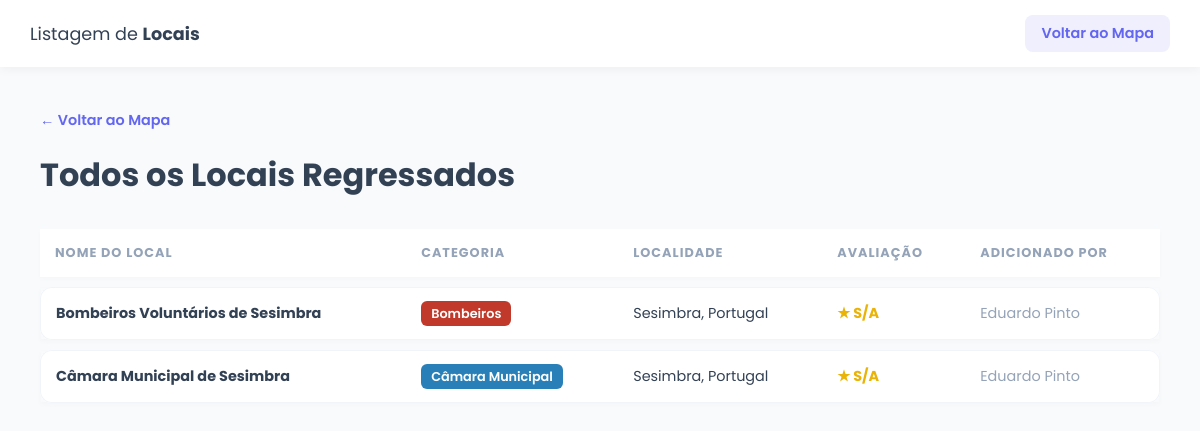
The app's page /locais_lista.php (signed in), older data.
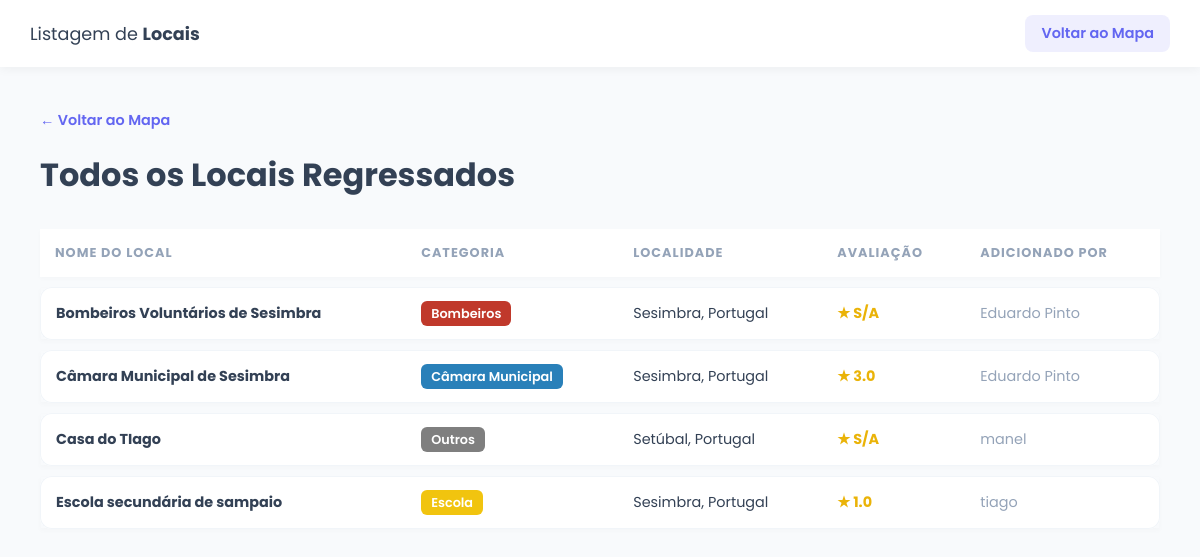
The same page, newer data.
### tables this page shows
CREATE TABLE IF NOT EXISTS `locais` (
  `id` int NOT NULL AUTO_INCREMENT,
  `nome` varchar(150) NOT NULL,
  `categoria_id` int NOT NULL,
  `criado_por` int DEFAULT NULL,
  `pais` varchar(100) NOT NULL,
  `cidade` varchar(100) NOT NULL,
  `morada` text,
  `telefone` varchar(50) DEFAULT NULL,
  `email` varchar(100) DEFAULT NULL,
  `website` varchar(150) DEFAULT NULL,
  `descricao` text,
  `latitude` decimal(10,8) NOT NULL,
  `longitude` decimal(11,8) NOT NULL,
  `criado_em` datetime DEFAULT CURRENT_TIMESTAMP,
  PRIMARY KEY (`id`),
  KEY `categoria_id` (`categoria_id`),
  KEY `criado_por` (`criado_por`)
);

CREATE TABLE IF NOT EXISTS `categorias` (
  `id` int NOT NULL AUTO_INCREMENT,
  `nome` varchar(100) NOT NULL,
  `cor` varchar(7) NOT NULL,
  `letras` varchar(3) NOT NULL,
  PRIMARY KEY (`id`),
  UNIQUE KEY `nome` (`nome`)
);

CREATE TABLE IF NOT EXISTS `utilizadores` (
  `id` int NOT NULL AUTO_INCREMENT,
  `nome` varchar(100) NOT NULL,
  `email` varchar(100) NOT NULL,
  `senha` varchar(255) NOT NULL,
  `tipo` enum('admin','normal') NOT NULL DEFAULT 'normal',
  `criado_em` datetime DEFAULT CURRENT_TIMESTAMP,
  PRIMARY KEY (`id`),
  UNIQUE KEY `email` (`email`)
);

### locais_lista.php (the view, shortened to what this page needs)
<?php
require 'db.php';
$sql = "
    SELECT
        l.*,
        c.nome AS categoria_nome,
        c.cor AS categoria_cor,
        u.nome AS utilizador_nome,
        (SELECT ROUND(AVG(classificacao), 1) FROM avaliacoes a WHERE a.local_id = l.id) AS media_estrelas
    FROM locais l
    JOIN categorias c ON l.categoria_id = c.id
    LEFT JOIN utilizadores u ON l.criado_por = u.id
    ORDER BY l.nome ASC
";
$stmt = $pdo->query($sql);
$locais = $stmt->fetchAll(PDO::FETCH_ASSOC);
?>
<!DOCTYPE html>
<html lang="pt">
<head>
    <link rel="stylesheet" href="css/mapa.css">
</head>
<body>
    <header>
        <span>Listagem de <b>Locais</b></span>
        <a href="index.php" class="btn-logout" style="background:rgba(99, 102, 241, 0.1); color:var(--primary);">Voltar
            ao Mapa</a>
    </header>
    <div class="admin-page">
        <a href="index.php" class="btn-back">← Voltar ao Mapa</a>
        <div style="display:flex; justify-content: space-between; align-items: center;">
            <h1 style="margin:0;">Todos os Locais Regressados</h1>
        </div>
        <table class="data-table">
            <thead>
                <tr>
                    <th>Nome do Local</th>
                    <th>Categoria</th>
                    <th>Localidade</th>
                    <th>Avaliação</th>
                    <th>Adicionado Por</th>
                </tr>
            </thead>
            <tbody>
                <?php foreach ($locais as $l): ?>
                    <tr>
                        <td><b>
                                <?= htmlspecialchars($l['nome']) ?>
                            </b></td>
                        <td>
                            <span class="badge" style="background: <?= htmlspecialchars($l['categoria_cor']) ?>">
                                <?= htmlspecialchars($l['categoria_nome']) ?>
                            </span>
                        </td>
                        <td>
                            <?= htmlspecialchars($l['cidade']) ?>,
                            <?= htmlspecialchars($l['pais']) ?>
                        </td>
                        <td>
                            <span style="color:#eab308; font-weight:bold;">
                                ★
                                <?= $l['media_estrelas'] ? $l['media_estrelas'] : 'S/A' ?>
                            </span>
                        </td>
                        <td style="color: var(--text-light);">
                            <?= htmlspecialchars($l['utilizador_nome'] ?? 'Sistema') ?>
                        </td>
                    </tr>
                <?php endforeach; ?>
            </tbody>
        </table>
    </div>
</body>
</html>

### css/mapa.css (style rules this page uses)
:root { --primary: #6366f1; --primary-hover: #4f46e5; --bg-dark: #0f172a; --bg-light: #f8fafc; --glass-bg: rgba(255, 255, 255, 0.85); --glass-border: rgba(255, 255, 255, 0.4); --glass-shadow: 0 8px 32px 0 rgba(31, 38, 135, 0.15); --text-main: #334155; --text-light: #94a3b8; }
body { margin: 0; padding: 0; font-family: 'Poppins', sans-serif; background-color: var(--bg-light); color: var(--text-main); display: flex; flex-direction: column; height: 100vh; overflow: hidden; }
header { background: white; padding: 15px 30px; display: flex; justify-content: space-between; align-items: center; box-shadow: 0 2px 10px rgba(0, 0, 0, 0.05); z-index: 1000; }
header span { font-size: 1.1rem; color: var(--text-main); }
.btn-logout { background: rgba(244, 63, 94, 0.1); color: #e11d48; text-decoration: none; padding: 8px 16px; border-radius: 8px; font-weight: 600; font-size: 0.9rem; transition: all 0.2s; }

### locais_lista.php (style rules this page uses)
.admin-page { padding: 40px; overflow-y: auto; flex: 1; }
.data-table { width: 100%; border-collapse: separate; border-spacing: 0 10px; margin-top: 20px; }
.data-table th { text-align: left; padding: 15px; color: var(--text-light); text-transform: uppercase; font-size: 0.8rem; letter-spacing: 1px; }
.data-table tr { background: white; box-shadow: 0 2px 5px rgba(0, 0, 0, 0.02); transition: transform 0.2s; }
.data-table td { padding: 15px; border-top: 1px solid #f1f5f9; border-bottom: 1px solid #f1f5f9; font-size: 0.9rem; }
.data-table td:first-child { border-left: 1px solid #f1f5f9; border-top-left-radius: 12px; border-bottom-left-radius: 12px; }
.data-table td:last-child { border-right: 1px solid #f1f5f9; border-top-right-radius: 12px; border-bottom-right-radius: 12px; }
.badge { padding: 4px 10px; border-radius: 6px; font-size: 0.8rem; font-weight: 600; color: white; }
.btn-back { display: inline-block; margin-bottom: 20px; color: var(--primary); text-decoration: none; font-weight: 600; font-size: 0.9rem; }

Row changes from the older to the newer data that the page shows:
shown differently, row unchanged: locais "Câmara Municipal de Sesimbra": media_estrelas (not shown) → "3.0"; no longer shows "S/A"
added locais: nome "Casa do TIago", categoria.nome "Outros", cidade "Setúbal", pais "Portugal", shows "S/A", utilizadores.nome "manel"
added locais: nome "Escola secundária de sampaio", categoria.nome "Escola", cidade "Sesimbra", pais "Portugal", media_estrelas "1.0", utilizadores.nome "tiago"
